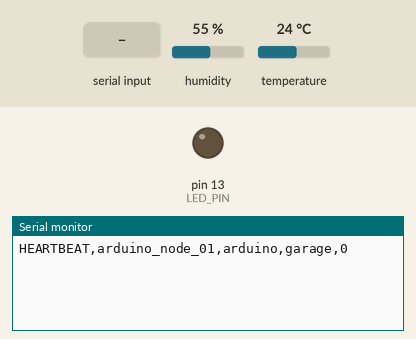
The sketch below on a simulated Arduino Uno, built with avr-gcc and run on an emulated ATmega328P. On the bench: output pins drawn as LEDs (lit = HIGH), the last lines printed to the serial monitor. The test bench sets the inputs (shaded band); at power-on: humidity 55 %, temperature 24 °C.

Above: at 3.2 s.
3.3 s: "reset\n" received over Serial
At 4.5 s:
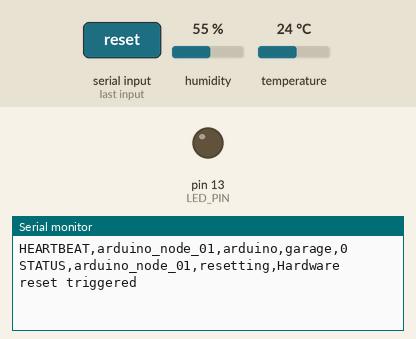
7.3 s: "recalibrate\n" received over Serial
At 10.5 s:
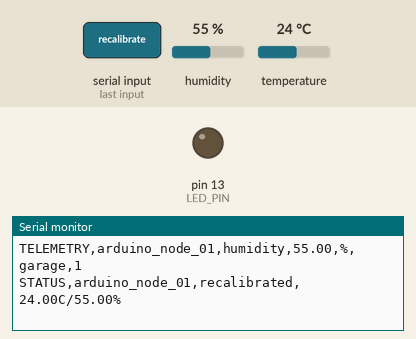
10.8 s: "validate\n" received over Serial
At 17.4 s:
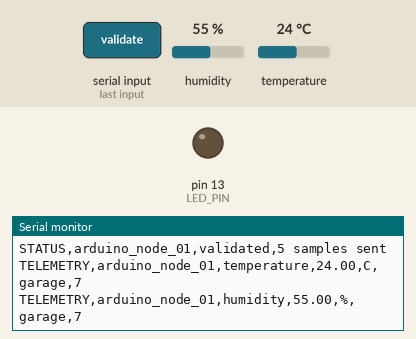

The sketch:

arduino_sensor.ino
```cpp
/**
 * Self-Healing IoT — Arduino Sensor Node
 * ========================================
 * For Arduino Uno/Nano/Mega (no built-in WiFi).
 * Sends data over Serial → Raspberry Pi bridge reads it → forwards to MQTT.
 *
 * Wiring (Arduino Uno):
 *   DHT22 VCC  → 5V
 *   DHT22 DATA → Digital Pin 2
 *   DHT22 GND  → GND
 *   (Optional) LED → Pin 13 (built-in)
 *
 * Libraries: DHT sensor library by Adafruit
 * Protocol:  CSV lines over Serial at 9600 baud
 *            Format: TELEMETRY,{device_id},{sensor},{value},{unit}
 *                    HEARTBEAT,{device_id},{uptime_ms}
 *                    STATUS,{device_id},{event},{msg}
 */

#include <DHT.h>

#define DHT_PIN    2
#define DHT_TYPE   DHT22
#define LED_PIN    13

// !! Change this for each Arduino !!
#define DEVICE_ID  "arduino_node_01"
#define LOCATION   "garage"

DHT dht(DHT_PIN, DHT_TYPE);

unsigned long lastSend    = 0;
unsigned long lastBeat    = 0;
unsigned long startTime   = 0;
int           readCount   = 0;
bool          healing     = false;

void setup() {
  Serial.begin(9600);
  pinMode(LED_PIN, OUTPUT);
  dht.begin();
  startTime = millis();

  // Signal ready
  delay(2000);
  Serial.print("HEARTBEAT,");
  Serial.print(DEVICE_ID);
  Serial.print(",arduino,");
  Serial.print(LOCATION);
  Serial.println(",0");
}

void loop() {
  unsigned long now = millis();

  // Check for commands from bridge (over Serial)
  if (Serial.available()) {
    String cmd = Serial.readStringUntil('\n');
    cmd.trim();
    handleCommand(cmd);
  }

  // Send telemetry every 5 seconds
  if (now - lastSend >= 5000) {
    sendTelemetry();
    lastSend = now;
  }

  // Send heartbeat every 30 seconds
  if (now - lastBeat >= 30000) {
    sendHeartbeat();
    lastBeat = now;
  }
}

void sendTelemetry() {
  float temp = dht.readTemperature();
  float hum  = dht.readHumidity();

  if (isnan(temp) || isnan(hum)) {
    Serial.print("STATUS,");
    Serial.print(DEVICE_ID);
    Serial.println(",sensor_error,DHT22 read failed");
    return;
  }
  readCount++;

  // Temperature
  Serial.print("TELEMETRY,");
  Serial.print(DEVICE_ID);
  Serial.print(",temperature,");
  Serial.print(temp, 2);
  Serial.print(",C,");
  Serial.print(LOCATION);
  Serial.print(",");
  Serial.println(readCount);

  // Humidity
  Serial.print("TELEMETRY,");
  Serial.print(DEVICE_ID);
  Serial.print(",humidity,");
  Serial.print(hum, 2);
  Serial.print(",%,");
  Serial.print(LOCATION);
  Serial.print(",");
  Serial.println(readCount);
}

void sendHeartbeat() {
  Serial.print("HEARTBEAT,");
  Serial.print(DEVICE_ID);
  Serial.print(",arduino,");
  Serial.print(LOCATION);
  Serial.print(",");
  Serial.println(millis() - startTime);
}

void handleCommand(String cmd) {
  if (cmd == "reset") {
    Serial.print("STATUS,");
    Serial.print(DEVICE_ID);
    Serial.println(",resetting,Hardware reset triggered");
    // Arduino soft reset via watchdog (requires avr/wdt.h on Uno)
    delay(500);
    asm volatile ("jmp 0");   // Jump to address 0 = software reset

  } else if (cmd == "recalibrate") {
    // Discard a few readings so sensor stabilises
    delay(2000);
    float t = dht.readTemperature();
    float h = dht.readHumidity();
    Serial.print("STATUS,");
    Serial.print(DEVICE_ID);
    Serial.print(",recalibrated,");
    Serial.print(t); Serial.print("C/");
    Serial.print(h); Serial.println("%");

  } else if (cmd == "validate") {
    // Send 5 rapid readings
    for (int i = 0; i < 5; i++) {
      sendTelemetry();
      delay(1000);
    }
    Serial.print("STATUS,");
    Serial.print(DEVICE_ID);
    Serial.println(",validated,5 samples sent");

  } else if (cmd == "ping") {
    sendHeartbeat();

  } else if (cmd.length() > 0) {
    Serial.print("STATUS,");
    Serial.print(DEVICE_ID);
    Serial.print(",unknown_cmd,");
    Serial.println(cmd);
  }
}
```

Measured:
- after the input at 3.3 s, the serial monitor: prints a new line at once (image 1)
- after the input at 7.3 s, the serial monitor: prints a new line after 2.0 s (image 2)
- after the input at 10.8 s, the serial monitor: prints a new line after 3.2 s (image 3)
